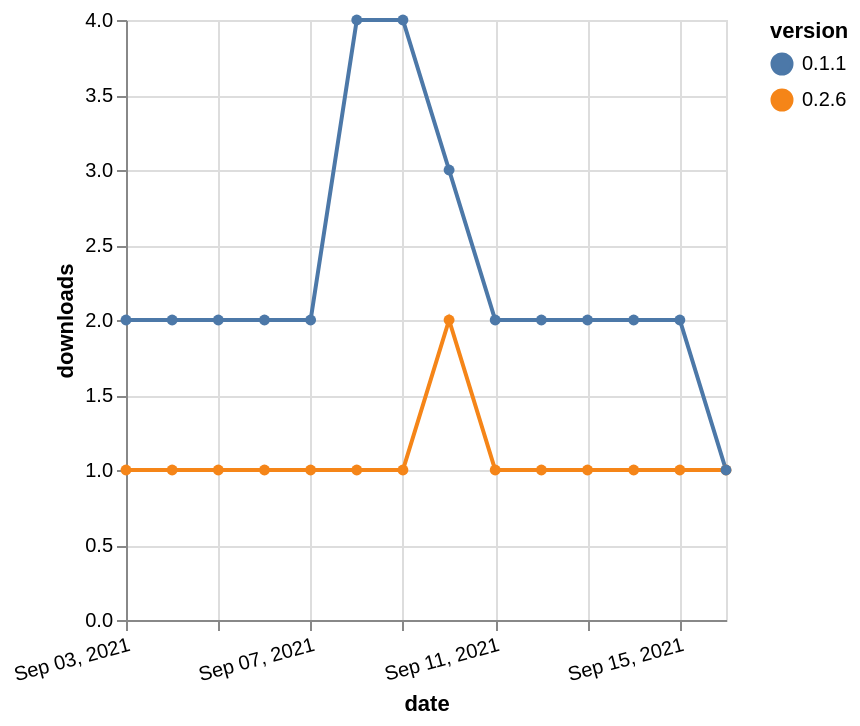

Specify this chart in Vega-Lite:
### Vega-Lite specification from a JSON file in a GitHub repository (floating-point values rounded to 4 significant figures)
{"$schema": "https://vega.github.io/schema/vega-lite/v5.json", "description": "A simple bar chart with embedded data.", "data": {"values": [{"date": "2021-09-03", "total": 243, "delta": 1, "version": "0.2.6"}, {"date": "2021-09-04", "total": 244, "delta": 1, "version": "0.2.6"}, {"date": "2021-09-05", "total": 245, "delta": 1, "version": "0.2.6"}, {"date": "2021-09-06", "total": 246, "delta": 1, "version": "0.2.6"}, {"date": "2021-09-07", "total": 247, "delta": 1, "version": "0.2.6"}, {"date": "2021-09-08", "total": 248, "delta": 1, "version": "0.2.6"}, {"date": "2021-09-09", "total": 249, "delta": 1, "version": "0.2.6"}, {"date": "2021-09-10", "total": 251, "delta": 2, "version": "0.2.6"}, {"date": "2021-09-11", "total": 252, "delta": 1, "version": "0.2.6"}, {"date": "2021-09-12", "total": 253, "delta": 1, "version": "0.2.6"}, {"date": "2021-09-13", "total": 254, "delta": 1, "version": "0.2.6"}, {"date": "2021-09-14", "total": 255, "delta": 1, "version": "0.2.6"}, {"date": "2021-09-15", "total": 256, "delta": 1, "version": "0.2.6"}, {"date": "2021-09-16", "total": 257, "delta": 1, "version": "0.2.6"}, {"date": "2021-09-03", "total": 2704, "delta": 2, "version": "0.1.1"}, {"date": "2021-09-04", "total": 2706, "delta": 2, "version": "0.1.1"}, {"date": "2021-09-05", "total": 2708, "delta": 2, "version": "0.1.1"}, {"date": "2021-09-06", "total": 2710, "delta": 2, "version": "0.1.1"}, {"date": "2021-09-07", "total": 2712, "delta": 2, "version": "0.1.1"}, {"date": "2021-09-08", "total": 2716, "delta": 4, "version": "0.1.1"}, {"date": "2021-09-09", "total": 2720, "delta": 4, "version": "0.1.1"}, {"date": "2021-09-10", "total": 2723, "delta": 3, "version": "0.1.1"}, {"date": "2021-09-11", "total": 2725, "delta": 2, "version": "0.1.1"}, {"date": "2021-09-12", "total": 2727, "delta": 2, "version": "0.1.1"}, {"date": "2021-09-13", "total": 2729, "delta": 2, "version": "0.1.1"}, {"date": "2021-09-14", "total": 2731, "delta": 2, "version": "0.1.1"}, {"date": "2021-09-15", "total": 2733, "delta": 2, "version": "0.1.1"}, {"date": "2021-09-16", "total": 2734, "delta": 1, "version": "0.1.1"}]}, "width": "container", "mark": {"type": "line", "point": {"filled": true}}, "encoding": {"x": {"field": "date", "type": "temporal", "timeUnit": "yearmonthdate", "title": "date", "axis": {"labelAngle": -15}}, "y": {"field": "delta", "type": "quantitative", "title": "downloads"}, "color": {"field": "version", "type": "nominal"}, "tooltip": {"field": "delta"}}}
